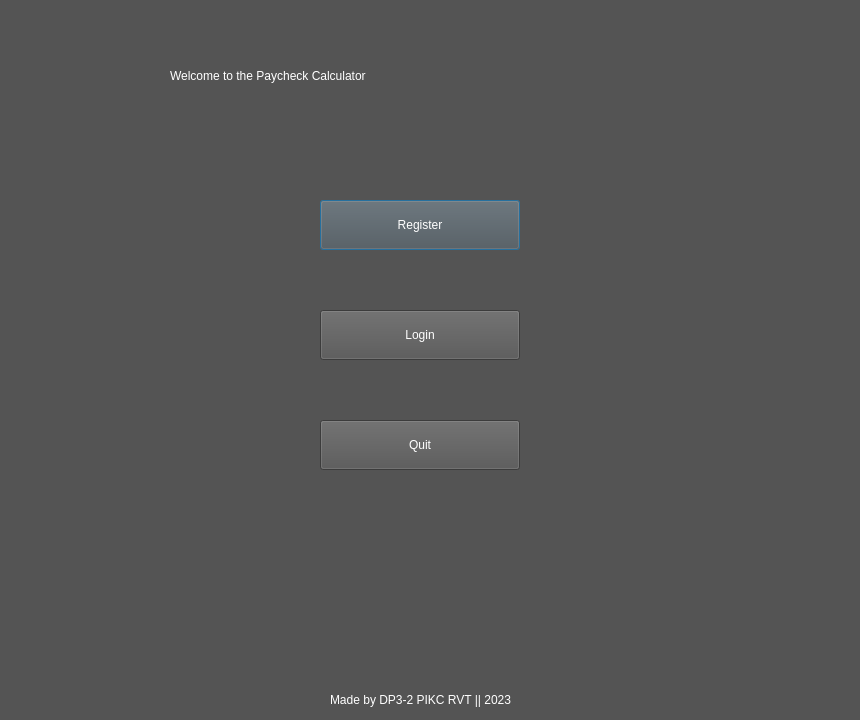
<?xml version="1.0" encoding="UTF-8"?>
<ui version="4.0">
 <class>Dialog</class>
 <widget class="QDialog" name="Dialog">
  <property name="geometry">
   <rect>
    <x>0</x>
    <y>0</y>
    <width>860</width>
    <height>720</height>
   </rect>
  </property>
  <property name="windowTitle">
   <string>Dialog</string>
  </property>
  <property name="styleSheet">
   <string notr="true">background-color: rgb(84, 84, 84);</string>
  </property>
  <widget class="QLabel" name="label">
   <property name="geometry">
    <rect>
     <x>170</x>
     <y>60</y>
     <width>541</width>
     <height>31</height>
    </rect>
   </property>
   <property name="styleSheet">
    <string notr="true">color: rgb(255, 255, 255);
font: 24pt &quot;Rockwell&quot;;</string>
   </property>
   <property name="text">
    <string>Welcome to the Paycheck Calculator</string>
   </property>
  </widget>
  <widget class="QPushButton" name="Register">
   <property name="geometry">
    <rect>
     <x>320</x>
     <y>200</y>
     <width>200</width>
     <height>50</height>
    </rect>
   </property>
   <property name="styleSheet">
    <string notr="true">font: 14pt &quot;Rockwell&quot;;
color: rgb(255, 255, 255);</string>
   </property>
   <property name="text">
    <string>Register</string>
   </property>
  </widget>
  <widget class="QPushButton" name="Quit">
   <property name="geometry">
    <rect>
     <x>320</x>
     <y>420</y>
     <width>200</width>
     <height>50</height>
    </rect>
   </property>
   <property name="styleSheet">
    <string notr="true">font: 14pt &quot;Rockwell&quot;;
color: rgb(255, 255, 255);</string>
   </property>
   <property name="text">
    <string>Quit</string>
   </property>
  </widget>
  <widget class="QPushButton" name="Login">
   <property name="geometry">
    <rect>
     <x>320</x>
     <y>310</y>
     <width>200</width>
     <height>50</height>
    </rect>
   </property>
   <property name="styleSheet">
    <string notr="true">font: 14pt &quot;Rockwell&quot;;
color: rgb(255, 255, 255);</string>
   </property>
   <property name="text">
    <string>Login</string>
   </property>
  </widget>
  <widget class="QLabel" name="label_7">
   <property name="geometry">
    <rect>
     <x>330</x>
     <y>690</y>
     <width>201</width>
     <height>20</height>
    </rect>
   </property>
   <property name="styleSheet">
    <string notr="true">font: 10pt &quot;MS Shell Dlg 2&quot;;
color: rgb(255, 255, 255);</string>
   </property>
   <property name="text">
    <string>Made by DP3-2 PIKC RVT || 2023</string>
   </property>
  </widget>
 </widget>
 <resources/>
 <connections/>
</ui>
